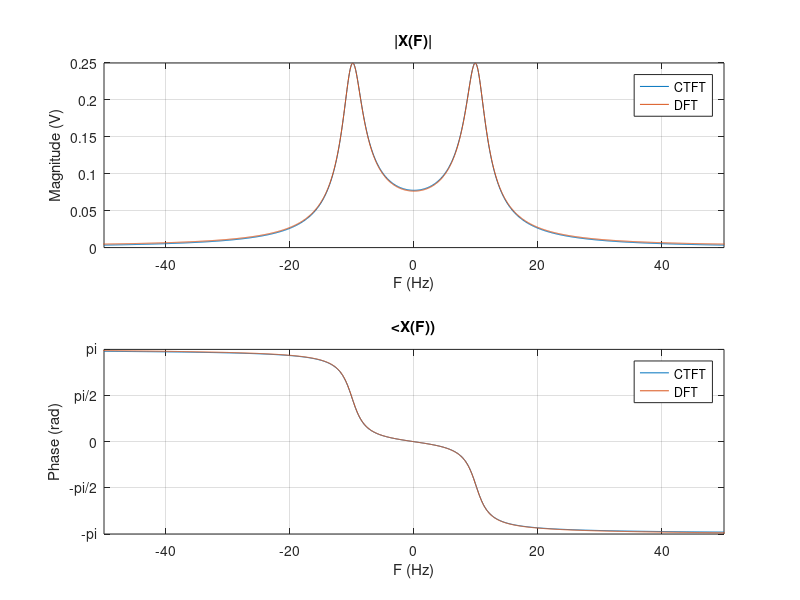

Source code (MATLAB):
clear all;

p = zeros(1, 2);
Xc = @(F) (100*pi)./(((1i*2*pi).*F + 10).^2 + (20*pi)^2);
F = (-50:0.1:50);
CTFT = Xc(F);

xc = @(t) 5*exp(-10*t).*sin(20*pi*t);
Fs = 150; % round(20*pi*2) = 126
N = 300; n = 0:N-1; t = n/Fs; NFFT = 10*N;
DFT = fftshift(fft(xc(t), NFFT))/Fs;
f = ((0:NFFT-1)/NFFT-0.5) * Fs;

% Plot Magnitude
subplot(2, 1, 1);
p(1) = plot(F, abs(CTFT)); hold on;
p(2) = plot(f, abs(DFT));
legend(p, 'CTFT', 'DFT');
title('|X(F)|'); xlabel('F (Hz)'); ylabel('Magnitude (V)');
grid on; hold off;
xlim([-50 50]);

% Plot Phase
subplot(2, 1, 2);
p(1) = plot(F, angle(CTFT)); hold on;
p(2) = plot(f, angle(DFT));
legend(p, 'CTFT', 'DFT');
title('<X(F))'); xlabel('F (Hz)'); ylabel('Phase (rad)');
grid on; hold off;
xlim([-50 50]);

% Radian y-axis maker
ylim([-pi pi]);
set(gca,'ytick',[-pi,-pi/2,0,pi/2,pi]);
set(gca,'yticklabel',[' -pi ';'-pi/2';'  0  ';' pi/2';'  pi ']);
